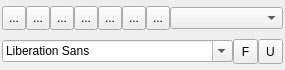
<?xml version="1.0" encoding="UTF-8"?>
<ui version="4.0">
 <class>Form_Text_Edit</class>
 <widget class="QWidget" name="Form_Text_Edit">
  <property name="geometry">
   <rect>
    <x>0</x>
    <y>0</y>
    <width>241</width>
    <height>70</height>
   </rect>
  </property>
  <property name="windowTitle">
   <string>Form</string>
  </property>
  <layout class="QGridLayout" name="gridLayout">
   <property name="leftMargin">
    <number>2</number>
   </property>
   <property name="topMargin">
    <number>2</number>
   </property>
   <property name="rightMargin">
    <number>2</number>
   </property>
   <property name="bottomMargin">
    <number>2</number>
   </property>
   <property name="spacing">
    <number>0</number>
   </property>
   <item row="0" column="0">
    <widget class="QWidget" name="widget" native="true">
     <layout class="QGridLayout" name="gridLayout_2">
      <property name="leftMargin">
       <number>0</number>
      </property>
      <property name="topMargin">
       <number>0</number>
      </property>
      <property name="rightMargin">
       <number>0</number>
      </property>
      <property name="bottomMargin">
       <number>0</number>
      </property>
      <property name="spacing">
       <number>0</number>
      </property>
      <item row="0" column="4">
       <widget class="QToolButton" name="tb_col_5">
        <property name="minimumSize">
         <size>
          <width>24</width>
          <height>24</height>
         </size>
        </property>
        <property name="maximumSize">
         <size>
          <width>24</width>
          <height>24</height>
         </size>
        </property>
        <property name="text">
         <string>...</string>
        </property>
       </widget>
      </item>
      <item row="0" column="5">
       <widget class="QToolButton" name="tb_col_6">
        <property name="minimumSize">
         <size>
          <width>24</width>
          <height>24</height>
         </size>
        </property>
        <property name="maximumSize">
         <size>
          <width>24</width>
          <height>24</height>
         </size>
        </property>
        <property name="text">
         <string>...</string>
        </property>
       </widget>
      </item>
      <item row="0" column="3">
       <widget class="QToolButton" name="tb_col_4">
        <property name="minimumSize">
         <size>
          <width>24</width>
          <height>24</height>
         </size>
        </property>
        <property name="maximumSize">
         <size>
          <width>24</width>
          <height>24</height>
         </size>
        </property>
        <property name="text">
         <string>...</string>
        </property>
       </widget>
      </item>
      <item row="0" column="1">
       <widget class="QToolButton" name="tb_col_2">
        <property name="minimumSize">
         <size>
          <width>24</width>
          <height>24</height>
         </size>
        </property>
        <property name="maximumSize">
         <size>
          <width>24</width>
          <height>24</height>
         </size>
        </property>
        <property name="text">
         <string>...</string>
        </property>
       </widget>
      </item>
      <item row="0" column="2">
       <widget class="QToolButton" name="tb_col_3">
        <property name="minimumSize">
         <size>
          <width>24</width>
          <height>24</height>
         </size>
        </property>
        <property name="maximumSize">
         <size>
          <width>24</width>
          <height>24</height>
         </size>
        </property>
        <property name="text">
         <string>...</string>
        </property>
       </widget>
      </item>
      <item row="0" column="0">
       <widget class="QToolButton" name="tb_col_1">
        <property name="minimumSize">
         <size>
          <width>24</width>
          <height>24</height>
         </size>
        </property>
        <property name="maximumSize">
         <size>
          <width>24</width>
          <height>24</height>
         </size>
        </property>
        <property name="text">
         <string>...</string>
        </property>
       </widget>
      </item>
      <item row="0" column="7">
       <widget class="QComboBox" name="cb_font_size"/>
      </item>
      <item row="0" column="6">
       <widget class="QToolButton" name="tb_col_7">
        <property name="minimumSize">
         <size>
          <width>24</width>
          <height>24</height>
         </size>
        </property>
        <property name="maximumSize">
         <size>
          <width>24</width>
          <height>24</height>
         </size>
        </property>
        <property name="text">
         <string>...</string>
        </property>
       </widget>
      </item>
     </layout>
    </widget>
   </item>
   <item row="1" column="0">
    <widget class="QWidget" name="widget_2" native="true">
     <layout class="QGridLayout" name="gridLayout_3">
      <property name="leftMargin">
       <number>0</number>
      </property>
      <property name="topMargin">
       <number>0</number>
      </property>
      <property name="rightMargin">
       <number>0</number>
      </property>
      <property name="bottomMargin">
       <number>0</number>
      </property>
      <property name="spacing">
       <number>0</number>
      </property>
      <item row="0" column="0">
       <widget class="QFontComboBox" name="fontComboBox"/>
      </item>
      <item row="0" column="1">
       <widget class="QToolButton" name="toolButton_6">
        <property name="minimumSize">
         <size>
          <width>25</width>
          <height>25</height>
         </size>
        </property>
        <property name="maximumSize">
         <size>
          <width>25</width>
          <height>25</height>
         </size>
        </property>
        <property name="text">
         <string>F</string>
        </property>
       </widget>
      </item>
      <item row="0" column="2">
       <widget class="QToolButton" name="tb_underline">
        <property name="minimumSize">
         <size>
          <width>25</width>
          <height>25</height>
         </size>
        </property>
        <property name="maximumSize">
         <size>
          <width>25</width>
          <height>25</height>
         </size>
        </property>
        <property name="text">
         <string>U</string>
        </property>
        <property name="checkable">
         <bool>true</bool>
        </property>
       </widget>
      </item>
     </layout>
    </widget>
   </item>
  </layout>
 </widget>
 <resources/>
 <connections/>
</ui>
